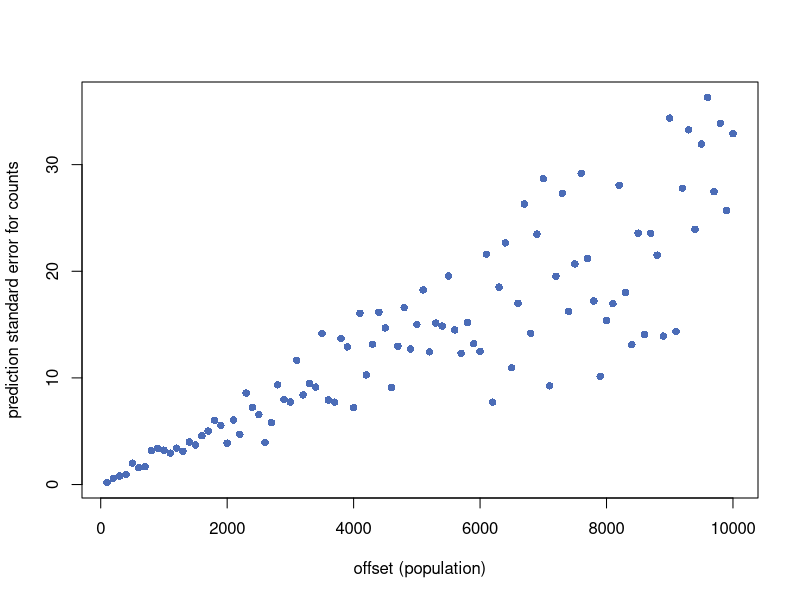
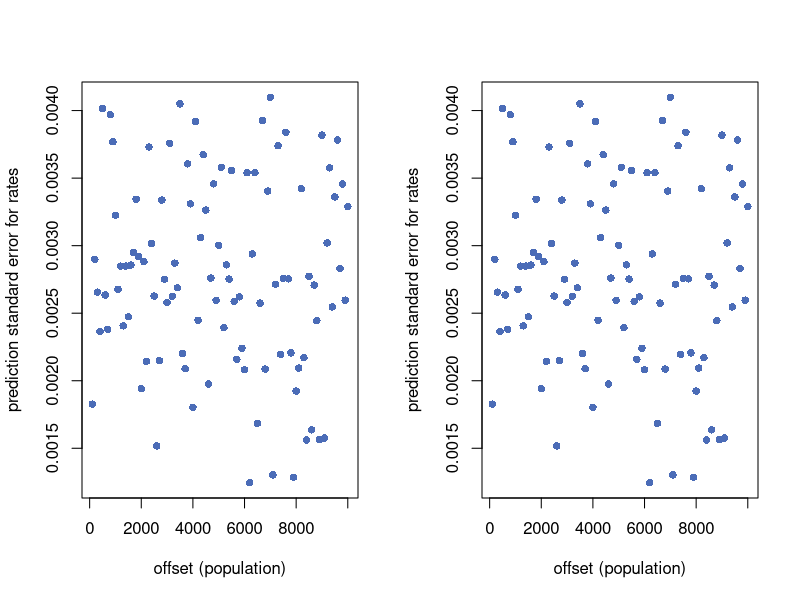

Reproduce these figures in R, in order.
## ---- chunk 1
N = 1000
x = rnorm(N,1,0.5) 
beta0 = 0
beta1 = 0.05
pop = round(runif(N,500,5000),0) 
lambda = exp(beta0 + beta1* x + log(pop)) 
y = rpois(N,lambda) 
## ---- chunk 2
m = glm(y ~ x, family="poisson",offset=log(pop)) 
## ---- chunk 3
x.pred   = rnorm(100, 3,0.5) 
pop.pred = seq(100,10000,100) 
newdata = data.frame( x=x.pred, pop = pop.pred) 
## ---- chunk 4
se.predict.count = predict.glm(m,newdata=newdata, se.fit=TRUE,type="response")$se.fit 
plot(pop.pred,se.predict.count,ylab="prediction standard error for counts",  pch=16,col="#4b6cb7",xlab="offset (population)") 
## ---- chunk 5

pop.fixed = rep(1,100) 
newdata.fixed = data.frame(x=x.pred, pop=pop.fixed)   

se.predict.rate1 = predict.glm(m,newdata=newdata.fixed, se.fit=TRUE,type="response")$se.fit 
se.predict.rate2 = se.predict.count / pop.pred 

par(mfrow=c(1,2)) 

plot(pop.pred,se.predict.rate1,ylab="prediction standard error for rates",  pch=16,col="#4b6cb7",xlab="offset (population)") 

plot(pop.pred,se.predict.rate2,ylab="prediction standard error for rates",  pch=16,col="#4b6cb7",xlab="offset (population)") 

